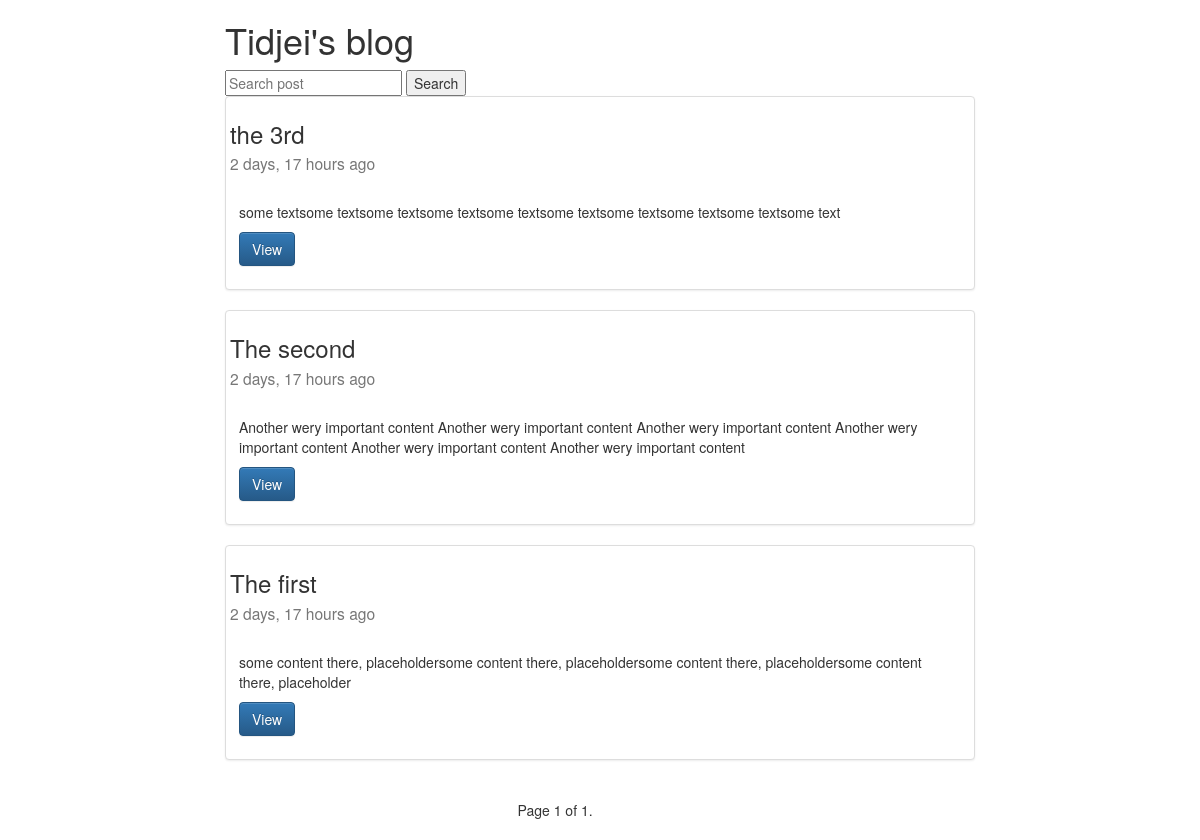
The app's page /posts/?page=2, older data.
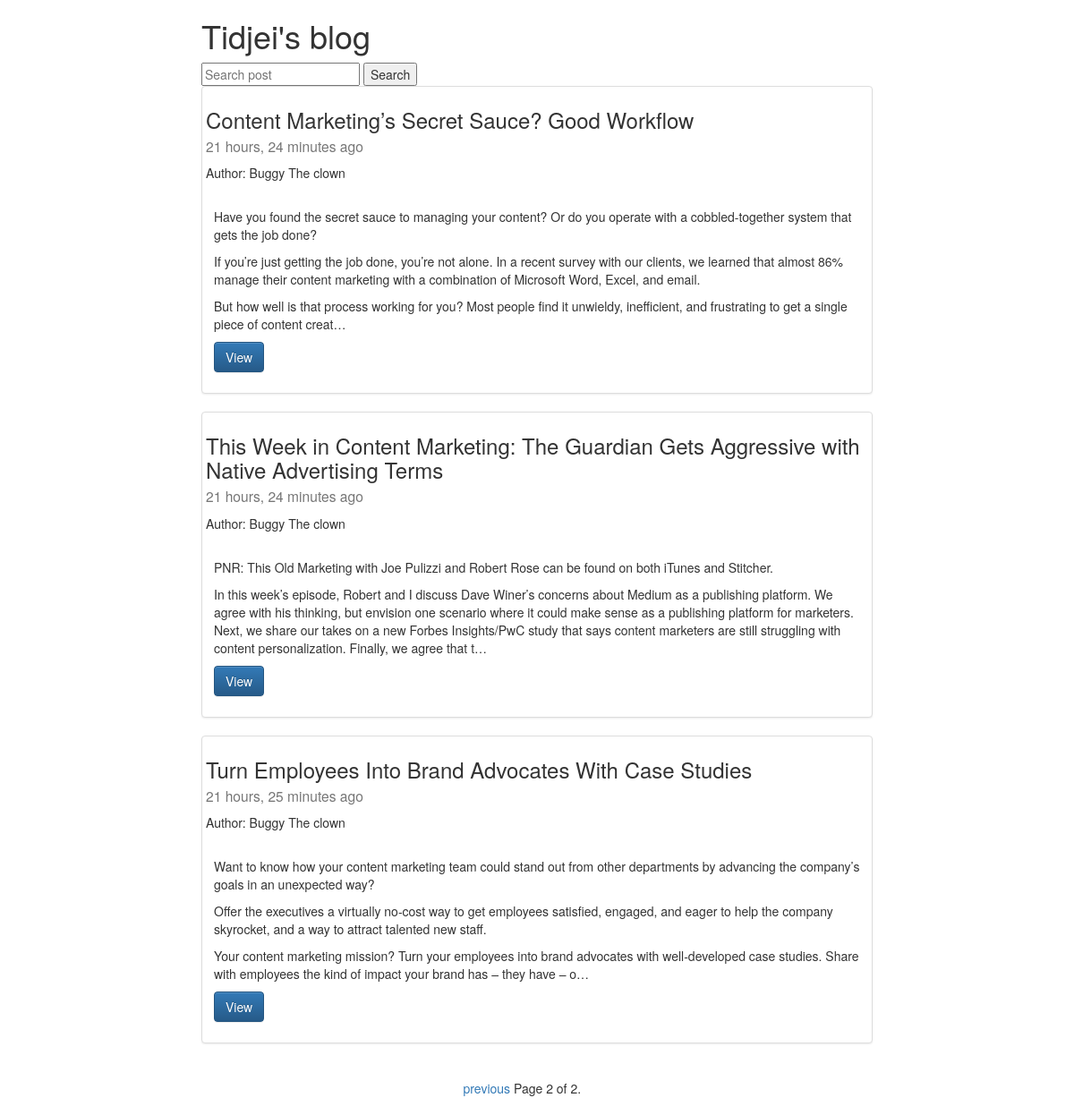
The same page, newer data.
### posts/models.py (models this page shows, shortened)
class Post(models.Model):
    user = models.ForeignKey(settings.AUTH_USER_MODEL, default=1)
    title = models.CharField(max_length=120)
    image = models.FileField(null=True, blank=True)
    content = models.TextField()
    updated = models.DateTimeField('Was updated', auto_now=True, auto_now_add=False)
    timestamp = models.DateTimeField('Was created', auto_now=False, auto_now_add=True)
    def get_absolute_url(self):
        return reverse('posts:detail', kwargs={'id': self.id})
    class Meta:
        ordering = ["-updated", "-timestamp"]

### posts/views.py (the view)
def posts_list(request):
    model_title = Post.objects.all()
    query = request.GET.get('q')
    if query:
        model_title = Post.objects.all().filter(title__icontains=query)
    paginator = Paginator(model_title, 5)
    page = request.GET.get('page')
    try:
        model_title_p = paginator.page(page)
    except PageNotAnInteger:
        model_title_p = paginator.page(1)
    except EmptyPage:
        model_title_p = paginator.page(paginator.num_pages)
    context = {
        'model_title': model_title_p
    }
    return render(request, 'posts/home.html', context)

### posts/templates/posts/home.html (shortened to what this page needs)
{% extends 'posts/base.html' %}
{% block content %}
    <div class="row">
        <div class="col-sm-8 col-sm-offset-2">
            <h1>Tidjei's blog</h1>
            <form method="GET" action="">
                <input type="text" placeholder="Search post" name="q" value="{{ request.GET.q }}"/>
                <input type="submit" value="Search"/>
            </form>
            {% for i in model_title %}
                <div class="row">
                    <div class="col-sm-12">
                        <div class="thumbnail">
                            <h3>{{ i.title }} <br>
                                <small>{{ i.updated|timesince }} ago</small>
                            </h3>
                            {% if i.user.get_full_name %}
                                <p>Author: {{ i.user.get_full_name }}</p>
                            {% endif %}
                            <div class="caption">
                                <p>{{ i.content|linebreaks|truncatechars:500 }}</p>
                                <p><a href="{{ i.get_absolute_url }}" class="btn btn-primary" role="button">View</a>
                            </div>
                        </div>
                    </div>
                </div>
            {% endfor %}
        </div>
    </div>
    <div class="row">
        <div class="col-sm-6 col-sm-offset-5">
            <div class="pagination">
    <span class="step-links">
        {% if model_title.has_previous %}
            <a href="?page={{ model_title.previous_page_number }}">previous</a>
        {% endif %}
        <span class="current">
            Page {{ model_title.number }} of {{ model_title.paginator.num_pages }}.
        </span>
    </span>
            </div>
        </div>
    </div>
{% endblock %}

### posts/templates/posts/base.html (shortened to what this page needs)
<!DOCTYPE html>
<html lang="en">
<head>
<link rel="stylesheet" href="https://maxcdn.bootstrapcdn.com/bootstrap/3.3.6/css/bootstrap.min.css"
>
<link rel="stylesheet" href="https://maxcdn.bootstrapcdn.com/bootstrap/3.3.6/css/bootstrap-theme.min.css"
>
</head>
<body>
<div class="container">
    {% block content %}
    {% endblock %}
</div>
</body>
</html>

Row changes from the older to the newer data that the page shows:
no longer on this page (row edited): Post: title "the 3rd", updated "2 days, 17 hours", content "some textsome textsome textsome textsome textsome textsome textsome textsome textsome text"
removed Post: title "The second", updated "2 days, 17 hours", content "Another wery important content Another wery important content Another wery important content Another wery important content Another wery important content Another wery important content"
removed Post: title "The first", updated "2 days, 17 hours", content "some content there, placeholdersome content there, placeholdersome content there, placeholdersome content there, placeholder"
added Post: title "Content Marketing’s Secret Sauce? Good Workflow", updated "21 hours, 24 minutes", user.get_full_name "Buggy The clown", content "Have you found the secret sauce to managing your content? Or do you operate with a cobbled-together system that gets the job done? If you’re just getting the job done, you’re not alone. In a recent survey with our clients, we learned that almost 86% manage their content marketing with a combination of Microsoft Word, Excel, and email. But how well is that process working for you? Most people find it unwieldy, inefficient, and frustrating to get a single piece of content creat…"
added Post: title "This Week in Content Marketing: The Guardian Gets Aggressive with Native Advertising Terms", updated "21 hours, 24 minutes", user.get_full_name "Buggy The clown", content "PNR: This Old Marketing with Joe Pulizzi and Robert Rose can be found on both iTunes and Stitcher. In this week’s episode, Robert and I discuss Dave Winer’s concerns about Medium as a publishing platform. We agree with his thinking, but envision one scenario where it could make sense as a publishing platform for marketers. Next, we share our takes on a new Forbes Insights/PwC study that says content marketers are still struggling with content personalization. Finally, we agree that t…"
added Post: title "Turn Employees Into Brand Advocates With Case Studies", updated "21 hours, 25 minutes", user.get_full_name "Buggy The clown", content "Want to know how your content marketing team could stand out from other departments by advancing the company’s goals in an unexpected way? Offer the executives a virtually no-cost way to get employees satisfied, engaged, and eager to help the company skyrocket, and a way to attract talented new staff. Your content marketing mission? Turn your employees into brand advocates with well-developed case studies. Share with employees the kind of impact your brand has – they have – o…"
Text that changed along with them:
{{ model_title.number }}: "1" → "2"
{{ model_title.paginator.num_pages }}: "1" → "2"
text now shown: "previous"
